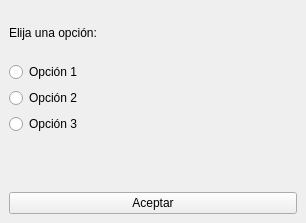
<?xml version="1.0" encoding="UTF-8"?>
<ui version="4.0">
 <class>MainWindow</class>
 <widget class="QMainWindow" name="MainWindow">
  <property name="geometry">
   <rect>
    <x>0</x>
    <y>0</y>
    <width>306</width>
    <height>223</height>
   </rect>
  </property>
  <property name="windowTitle">
   <string>MainWindow</string>
  </property>
  <widget class="QWidget" name="centralwidget">
   <layout class="QVBoxLayout" name="verticalLayout">
    <item>
     <widget class="QLabel" name="label">
      <property name="text">
       <string>Elija una opción:</string>
      </property>
     </widget>
    </item>
    <item>
     <widget class="QRadioButton" name="opcion1">
      <property name="text">
       <string>Opción 1</string>
      </property>
     </widget>
    </item>
    <item>
     <widget class="QRadioButton" name="opcion2">
      <property name="text">
       <string>Opción 2</string>
      </property>
     </widget>
    </item>
    <item>
     <widget class="QRadioButton" name="opcion3">
      <property name="text">
       <string>Opción 3</string>
      </property>
     </widget>
    </item>
    <item>
     <widget class="QLabel" name="mensaje">
      <property name="text">
       <string/>
      </property>
     </widget>
    </item>
    <item>
     <widget class="QPushButton" name="aceptar">
      <property name="text">
       <string>Aceptar</string>
      </property>
     </widget>
    </item>
   </layout>
  </widget>
 </widget>
 <resources/>
 <connections/>
</ui>
